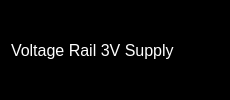
           <widget class="QWidget" name="widget_18" native="true">
            <property name="styleSheet">
             <string notr="true">background-color: rgb(0, 0, 0);</string>
            </property>
            <layout class="QHBoxLayout" name="horizontalLayout_14">
             <item>
              <widget class="QLabel" name="label_29">
               <property name="font">
                <font>
                 <pointsize>12</pointsize>
                </font>
               </property>
               <property name="styleSheet">
                <string notr="true">color: white;</string>
               </property>
               <property name="text">
                <string>Voltage Rail 3V Supply</string>
               </property>
              </widget>
             </item>
             <item alignment="Qt::AlignHCenter">
              <widget class="QLabel" name="voltageRail3VSupplyLeftLabel">
               <property name="font">
                <font>
                 <pointsize>12</pointsize>
                </font>
               </property>
               <property name="styleSheet">
                <string notr="true">color:white;</string>
               </property>
               <property name="text">
                <string/>
               </property>
              </widget>
             </item>
             <item alignment="Qt::AlignHCenter">
              <widget class="QLabel" name="voltageRail3VSupplyAvgLabel">
               <property name="font">
                <font>
                 <pointsize>12</pointsize>
                </font>
               </property>
               <property name="styleSheet">
                <string notr="true">color:white;</string>
               </property>
               <property name="text">
                <string/>
               </property>
              </widget>
             </item>
             <item alignment="Qt::AlignHCenter">
              <widget class="QLabel" name="voltageRail3VSupplyRightLabel">
               <property name="font">
                <font>
                 <pointsize>12</pointsize>
                </font>
               </property>
               <property name="styleSheet">
                <string notr="true">color:white;</string>
               </property>
               <property name="text">
                <string/>
               </property>
              </widget>
             </item>
            </layout>
           </widget>
